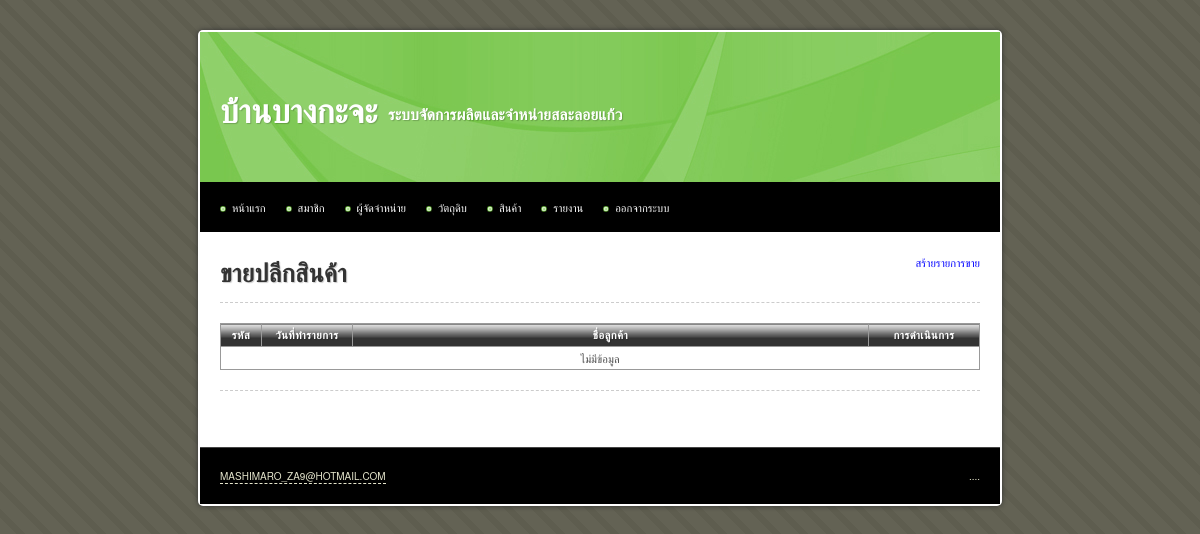
The page /main/product_retail.php (signed in) on the database as committed earlier.
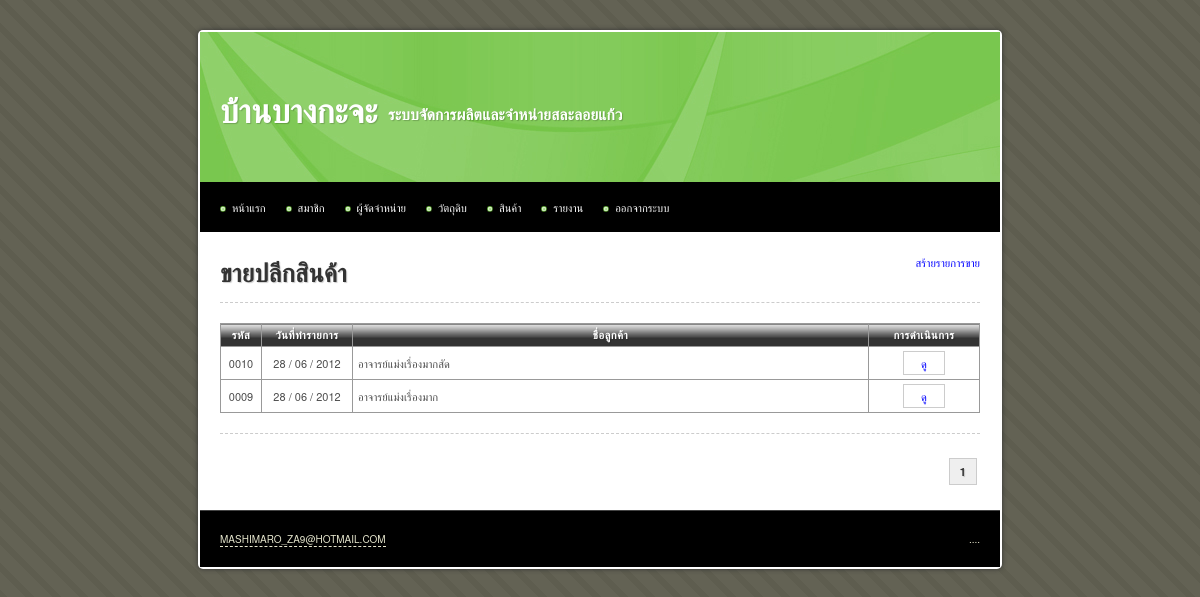
The same page on the database as committed later.
### tables this page shows
CREATE TABLE IF NOT EXISTS `product_order` (
  `id` int(10) unsigned NOT NULL AUTO_INCREMENT,
  `type` tinyint(1) unsigned NOT NULL DEFAULT '0' COMMENT '0 = สั่งซื้อ, 1 = ขายปลีก',
  `orderer` varchar(255) NOT NULL,
  `tel` varchar(255) DEFAULT NULL,
  `description` text,
  `is_receive` tinyint(1) unsigned NOT NULL DEFAULT '0' COMMENT '0 = ยังไม่ได้รับ, 1 = รับแล้ว',
  `is_produced` tinyint(1) unsigned NOT NULL DEFAULT '0' COMMENT '0 = ยังไม่ได้ผลิต, 1 = ผลิตแล้ว',
  `date_receive` date DEFAULT NULL,
  `date_create` date NOT NULL,
  `date_update` timestamp NOT NULL DEFAULT CURRENT_TIMESTAMP ON UPDATE CURRENT_TIMESTAMP,
  PRIMARY KEY (`id`)
);

### iic_tools/helpers/iic_utilities_helper.php (called while the page is built, shortened)
<?php
function change_date_format($date, $old_separator = "-", $old_format = 'y-m-d', $new_separator = " / ", $new_format = "d-m-y")
{
	@list($_old_format_path1, $_old_format_path2, $_old_format_path3) = explode('-', $old_format);
	@list($_date_path[$_old_format_path1], $_date_path[$_old_format_path2], $_date_path[$_old_format_path3]) = explode($old_separator, $date);
	@list($_new_format_path1, $_new_format_path2, $_new_format_path3) = explode('-', $new_format);
	$_new_date = $_date_path[$_new_format_path1].$new_separator.$_date_path[$_new_format_path2].$new_separator.$_date_path[$_new_format_path3];
	return $_new_date;
}
function zero_fill($length, $data)
{
	while(strlen($data) < $length)
	{
		$data = '0'.$data;
	}
	return $data;
}

### main/product_retail.php (the view, shortened to what this page needs)
<?php
$sql = 'SELECT * FROM product_order WHERE type = 1';
$query = mysql_query($sql) or die(mysql_error());
$total_rows = mysql_num_rows($query);
$rows_per_page = 10;
$limit_start = ($_GET['page'] - 1) * $rows_per_page;
$target = 'product_order.php?page=';
?>
<!DOCTYPE html PUBLIC "-//W3C//DTD XHTML 1.0 Transitional//EN" "http://www.w3.org/TR/xhtml1/DTD/xhtml1-transitional.dtd">
<html xmlns="http://www.w3.org/1999/xhtml">
<head>
<?php include("inc.css.php"); ?>
</head>
<body>
<div id="container">
	<?php include("inc.header.php"); ?>
	<div id="content">
		<a href="product_retail_create.php" class="float_r">สร้ายรายการขาย</a>
		<h1>ขายปลีกสินค้า</h1>
		<hr />
			<table width="100%" border="1" align="center" cellpadding="5" cellspacing="0">
				<thead>
					<tr>
						<th width="30">รหัส</th>
						<th width="80">วันที่ทำรายการ</th>
						<th>ชื่อลูกค้า</th>
						<th width="100">การดำเนินการ</th>
					</tr>
				</thead>
				<tbody>
					<?php
					$sql = 'SELECT *
							FROM product_order
							WHERE type = 1
							ORDER BY product_order.id DESC
							LIMIT '.$limit_start.', '.$rows_per_page;
					$query = mysql_query($sql) or die(mysql_error());
					$query_rows	= mysql_num_rows($query);
					if($query_rows > 0)
					{
						while($data = mysql_fetch_array($query))
						{
							echo '	<tr>
										<td class="center">'.zero_fill(4, $data['id']).'</td>
										<td class="center">'.change_date_format($data['date_create']).'</td>
										<td>'.$data['orderer'].'</td>
										<td class="center nowarp">
											<a class="button" href="product_retail_read.php?id='.$data['id'].'">ดู</a>';
							echo '		</td>
									</tr>';
						}
					}
					else
					{
						echo '<tr><td colspan="7" class="center">ไม่มีข้อมูล</td></tr>';
					}
					?>
				</tbody>
			</table>
		<hr />
		<div class="pagination">
			<?php echo get_pagination($total_rows, $target, $_GET['page'], $rows_per_page); ?>
		</div>
	</div>
	<?php include("inc.footer.php"); ?>
</div>
</body>
</html>

### iic_tools/helpers/iic_crud_helper.php (shortened to what this page needs)
<?php
function get_pagination($total_rows, $target, $current_page, $rows_per_page = 10)
{
	$_total_page = ceil($total_rows / $rows_per_page);
	$_pagination = '';
	$_loop = 1;
	while($_loop <= $_total_page)
	{
		if($_loop <= 3 || $_loop > ($_total_page - 3))
		{
			if($_loop == $current_page)
			{
				$_pagination .= '<strong>'.$_loop.'</strong>';
			}
			else
			{
				$_pagination .= '<a href="'.$target.$_loop.'" title="Page '.$_loop.'">&nbsp;'.$_loop.'&nbsp;</a>';
			}
		}
		$_loop++;
	}
	return $_pagination;
}

Rows that differ between the two databases and show on the page:
added product_order: id "0010", date_create "28 / 06 / 2012", orderer "อาจารย์แม่งเรื่องมากสัด"
added product_order: id "0009", date_create "28 / 06 / 2012", orderer "อาจารย์แม่งเรื่องมาก"
Other text that changed with them:
new list line: "1"
text no longer shown: "ไม่มีข้อมูล"
